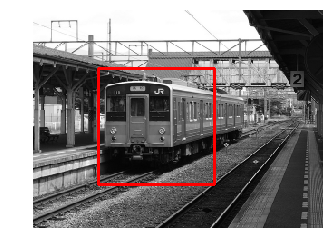
#> input picture tp/informe/dataset1.png, 330 x 252 px; its folder holds only this picture in this run
$ python -i build_dataset_transfer_learning.py   (imports and definitions only)
#> lines starting #> are read from the running program, lines starting #| are printed output that depends on the picture
import gc
import os
import random
import shutil
import uuid
from glob import glob
from itertools import zip_longest

import cv2
import matplotlib.pyplot as plt
import numpy as np
from numpy.linalg import inv
from PIL import Image

WIDTH, HEIGHT = 320, 240
RHO = 32
PATCH_SIZE = 128

NUM_SAMPLES_PER_IMAGE = 10
NUM_SAMPLES_PER_ARCHIVE = 1000

NUM_IMAGES_PER_ARCHIVE = NUM_SAMPLES_PER_ARCHIVE // NUM_SAMPLES_PER_IMAGE


def train_test_split(X, test_size=0.2):
    n_test = round(len(X) * test_size)
    random.shuffle(X)
    test_samples, train_samples = X[:n_test], X[n_test:]
    return train_samples, test_samples


def random_patch_positions():
    """Calculate random position for patch P"""
    px = random.randint(RHO, WIDTH - PATCH_SIZE - RHO)
    py = random.randint(RHO, HEIGHT - PATCH_SIZE - RHO)
    return px, py

def random_delta():
    """Calculate random delta for patch corner distortion"""
    return np.random.randint(-RHO, RHO, size=2)

def extract_from_patch(img, patch):
    """Extract patch from image"""
    a, _, c, _ = patch
    return img[a[1]:c[1], a[0]:c[0],0:3]

def build_random_patch():
    px, py = random_patch_positions()
    return [(px, py),
            (px + PATCH_SIZE, py),
            (px + PATCH_SIZE, py + PATCH_SIZE),
            (px, py + PATCH_SIZE)]

def distort_patch(patch):
    return [p + random_delta() for p in patch]


def get_homography(img, patch, new_patch):
    # Get homography matrix
    H = cv2.getPerspectiveTransform(
        np.float32(patch),
        np.float32(new_patch))

    return H

def transform_image(img,H):
    # Transform image with H
    return cv2.warpPerspective(img, inv(H),
        (img.shape[1], img.shape[0]))

def process_image(img, debug=False):
    # Resize and convert to grayscale
#> called with debug = False
    resized_img = cv2.resize(img, (WIDTH, HEIGHT))
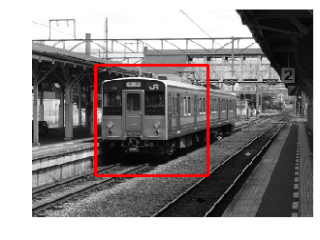
#> resized_img: shape (240, 320, 3); mean R, G, B 144.8, 140.5, 140.5

    if len(resized_img.shape) == 3:
        # si era rgb, convertimos a gris
        gray_img = cv2.cvtColor(resized_img, cv2.COLOR_RGB2GRAY)
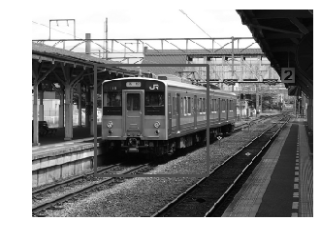
#> gray_img: shape (240, 320); min 3, max 255, mean 141.8
    else:
        # si era gris, convertimos a rgb
        gray_img = resized_img
        resized_img = cv2.cvtColor(resized_img, cv2.COLOR_GRAY2RGB)


    assert(len(gray_img.shape) == 2)
    assert(len(resized_img.shape) == 3)

    # Build patch, and perturb corners
    patch = build_random_patch()
    distorted_patch = distort_patch(patch)

    # We obtain H from the gray images
    H = get_homography(gray_img, patch, distorted_patch)
#> H = [[0.218, -0.267, 94.54], [-0.357, 0.59, 67.1], [-0.00196, -0.000373, 1]]

    # We apply to the RGB image
    warped_img = transform_image(resized_img, H)
#> in transform_image, `return cv2.warpPerspective(img, inv(H), (img.shape[1], img.shape[0]))`:
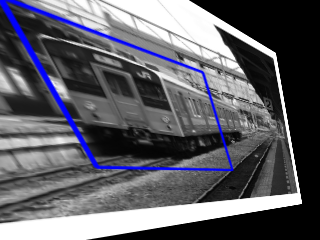
#> returned value: shape (240, 320, 3); mean of channels 0, 1, 2 102.5, 94.7, 94.7; drawn as B, G, R

    # Extract patches
    a_img = extract_from_patch(resized_img, patch)
#> in extract_from_patch, `return img[a[1]:c[1], a[0]:c[0],0:3]`:
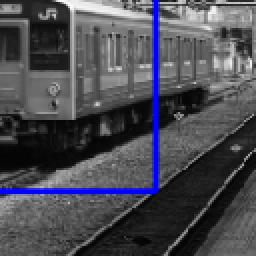
#> returned value: shape (128, 128, 3) (shown 2 times larger); mean of channels 0, 1, 2 83.1, 75.4, 75.4; drawn as B, G, R
    b_img = extract_from_patch(warped_img, patch)
#> in extract_from_patch (call 2), `return img[a[1]:c[1], a[0]:c[0],0:3]`:
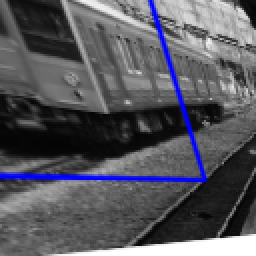
#> returned value: shape (128, 128, 3) (shown 2 times larger); mean of channels 0, 1, 2 94.8, 87.3, 87.3; drawn as B, G, R

      # Stack patch images together
    x = np.dstack([a_img, b_img])

    # x should be a 6-channel image
    assert(x.shape[2] == 6)

    # Subtract patches to get delta
    # int8 is good enough because RHO = 32, so, values are in [-32, 32] range
    y = np.subtract(patch, distorted_patch).ravel().astype(np.int8)

    if debug:
        # On debug mode, return also original patch and warped img for plotting
        return x, y, (patch, distorted_patch), (gray_img, warped_img)

    return x, y


# [42 lines left out: functions grouper, generate_dataset_archives, not called in this run]


DATA_DIR = os.path.join('')
# [1 line not run here, left out]
X = glob(os.path.join(DATA_DIR, 'test2017', '*.jpg'))
# [4 lines not run here, left out]
X = X[:10000]

X_train, X_val = train_test_split(X, test_size=0.2)
# [3 lines not run here, left out]

>>> import cv2
>>> picture = cv2.cvtColor(cv2.imread('informe/dataset1.png'), cv2.COLOR_BGR2RGB)
>>> result = process_image(picture)

$ run again, on tp/informe/dataset3.png
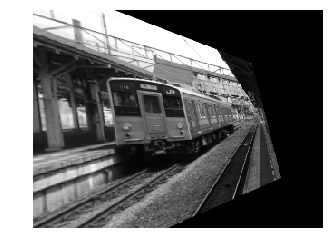
#> input picture tp/informe/dataset3.png, 330 x 252 px
#> picture is the input picture: shape (252, 330, 3); min 0, max 255, mean 117.6
#> in process_image, `resized_img = cv2.resize(img, (WIDTH, HEIGHT))`:
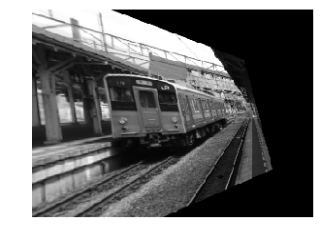
#> resized_img: shape (240, 320, 3); min 0, max 255, mean 117.6
#> H = [[0.218, -0.267, 94.54], [-0.357, 0.59, 67.1], [-0.00196, -0.000373, 1]]
#> in extract_from_patch (call 2), `return img[a[1]:c[1], a[0]:c[0],0:3]`:
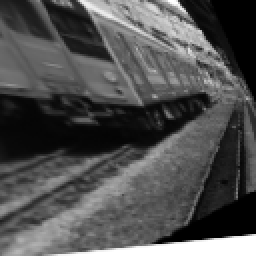
#> returned value: shape (128, 128, 3) (shown 2 times larger); min 0, max 255, mean 80.2
